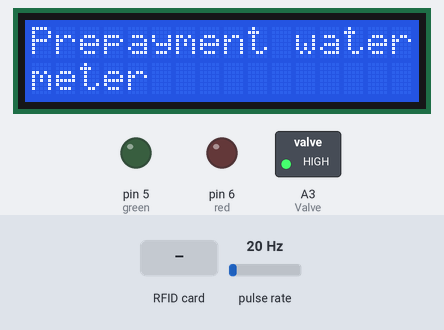
A sketch run on a simulated Arduino Uno, built with avr-gcc and run on an emulated ATmega328P. Shown: 16×2 character LCD, switched loads named in the sketch (green lamp = pin HIGH), output pins drawn as LEDs (lit = HIGH). Wiring (inferred from the names in the program): pulse sensor: data pin 2. Inputs (shaded band) come from the test bench; at power-on: pulse rate 20 Hz. Pins used as bus, display or sensor lines are not drawn.

Above: at 4.3 s.
4.4 s: RFID card 5E 7A 19 C4 held to the reader
At 5.1 s:
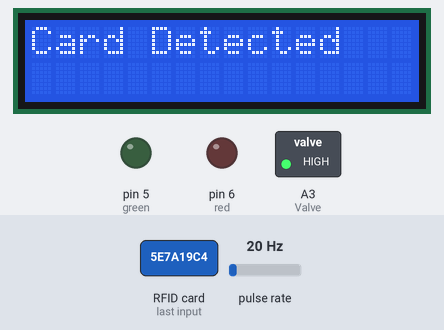
At 6.8 s:
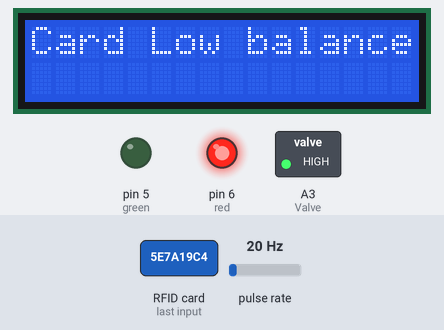
Timing chart, 0 to 10.0 s (numbered marks = the images above; inputs shaded):
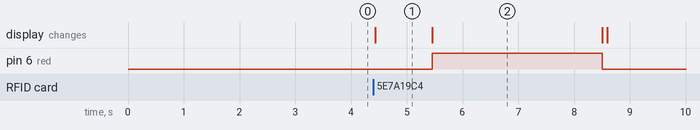

Measured:
- after the input at 4.4 s, pin 6 (red): LOW → HIGH after 1.1 s, → LOW 3.1 s later; the display: changes at once (image 1)
- what the display in image 1 shows lasts 1.1 s, from 4.4 s to 5.5 s

The sketch:

meter.ino
```cpp
#include <LiquidCrystal_I2C.h>
#include <SPI.h>
#include <MFRC522.h>

int lcdColumns = 16;
int lcdRows = 2;
byte block;
byte len;
LiquidCrystal_I2C lcd(0x27, lcdColumns, lcdRows);
int Interrupt = 0;
int sensorPin = 2;
#define Valve A3
#define red 6
#define green 5
#define buzzer 3
float calibrationFactor = 90;
volatile byte pulseCount = 0;
float flowRate = 0.0;
unsigned int flowMilliLitres = 0;
unsigned long totalMilliLitres = 270;
unsigned long oldTime = 0;
byte buffer1[18];
#define SS_PIN 10
#define RST_PIN 9
MFRC522 mfrc522(SS_PIN, RST_PIN); // Create MFRC522 instance

void (*resetFunc)(void) = 0;

MFRC522::MIFARE_Key key;
MFRC522::StatusCode status;
String value = "";
int drinkvolume = 0;

void setup()
{
  SPI.begin(); // Init SPI bus
  mfrc522.PCD_Init();
  pinMode(Valve, OUTPUT);
  pinMode(green, OUTPUT);
  pinMode(red, OUTPUT);
  digitalWrite(red, LOW);
  digitalWrite(green, LOW);
  digitalWrite(Valve, HIGH);
  pinMode(sensorPin, INPUT);
  digitalWrite(sensorPin, HIGH);
  attachInterrupt(Interrupt, pulseCounter, FALLING);
  lcd.init();
  lcd.backlight();
  lcd.setCursor(0, 0);
  lcd.print("Prepayment water");
  lcd.setCursor(0, 1);
  lcd.print("meter");
  delay(3000);
  Serial.begin(9600);
}

void loop()
{
  for (byte i = 0; i < 6; i++)
    key.keyByte[i] = 0xFF;
  byte block;
  byte len;
  if (!mfrc522.PICC_IsNewCardPresent())
  {
    return;
  }
  if (!mfrc522.PICC_ReadCardSerial())
  {
    return;
  }
  lcd.clear();
  lcd.print("Card Detected");
  delay(1000);
  byte buffer1[18];
  block = 4;
  len = 18;
  status = mfrc522.PCD_Authenticate(MFRC522::PICC_CMD_MF_AUTH_KEY_A, 4, &key, &(mfrc522.uid));
  if (status != MFRC522::STATUS_OK)
  {
    Serial.print(F("Authentication failed: "));
    Serial.println(mfrc522.GetStatusCodeName(status));
    return;
  }
  status = mfrc522.MIFARE_Read(block, buffer1, &len);
  if (status != MFRC522::STATUS_OK)
  {
    lcd.clear();
    lcd.print("Reading failed: ");
    delay(1000);
    Serial.println(mfrc522.GetStatusCodeName(status));
    return;
  }
  // Delete all data on the block by writing zeros to it
  byte zeros[16] = {0};
  status = mfrc522.MIFARE_Write(block, zeros, 16);
  if (status != MFRC522::STATUS_OK)
  {
    lcd.clear();
    lcd.print("Write failed: ");
    delay(1000);
    Serial.println(mfrc522.GetStatusCodeName(status));
    return;
  }

  for (uint8_t i = 0; i < 16; i++)
  {
    value += (char)buffer1[i];
  }
  value.trim();
  lcd.clear();

  // Convert the value to an integer and assign it to drinkvolume
  drinkvolume = value.toInt() / 5;
  if(drinkvolume == 0){
    lcd.clear();
    lcd.setCursor(0, 0);
    lcd.print("Card Low balance");
    digitalWrite(red, HIGH);
    delay(3000);
    resetFunc();
  }
  digitalWrite(green, HIGH);
  lcd.setCursor(0, 0);
  lcd.print(value.toInt());
  lcd.print("Rwf");
  lcd.setCursor(0, 1);
  lcd.print("Money loaded");
  delay(3000);
  mfrc522.PICC_HaltA();
  mfrc522.PCD_StopCrypto1();
  waterout();
}

void waterout()
{
  digitalWrite(Valve, LOW);
  while (drinkvolume > 20)
  {
    if ((millis() - oldTime) > 1000) // Only process counters once per second
    {
      detachInterrupt(Interrupt);
      flowRate = ((1000.0 / (millis() - oldTime)) * pulseCount) / calibrationFactor;
      oldTime = millis();
      flowMilliLitres = (flowRate / 60) * 1000;
      drinkvolume -= flowMilliLitres;

      unsigned int frac;
      lcd.clear();
      lcd.setCursor(0, 0);
      lcd.print(drinkvolume);
      lcd.print("ml");
      pulseCount = 0;
      attachInterrupt(Interrupt, pulseCounter, FALLING);
    }
  }
  digitalWrite(Valve, HIGH);
  drinkvolume = 0;
  digitalWrite(red, HIGH);
  resetFunc();
}

void pulseCounter()
{
  pulseCount++;
}
```
